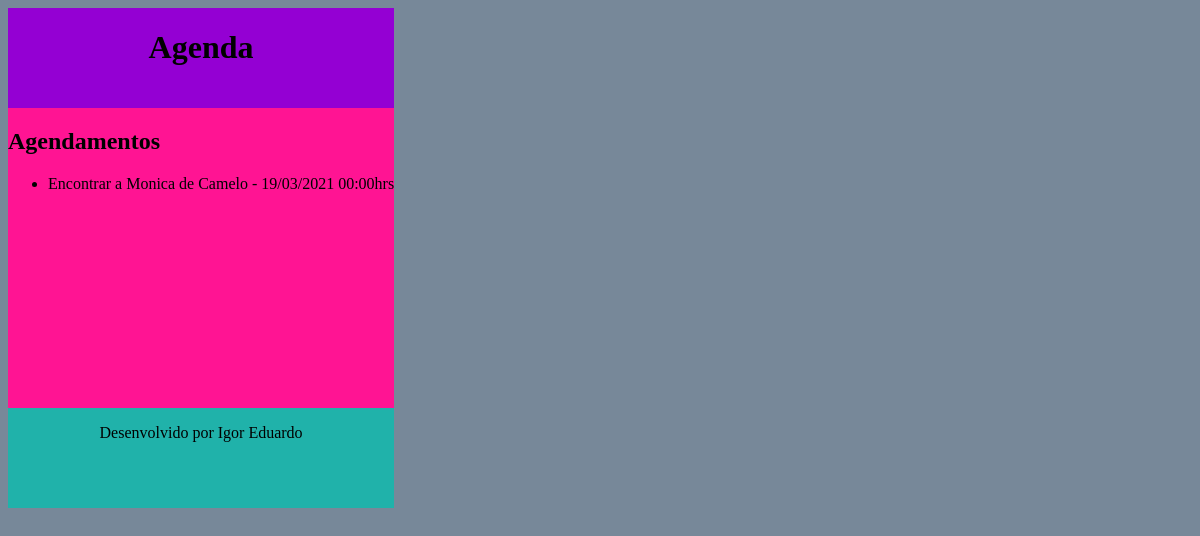
The app's page /agenda/ (signed in) with its own data.
### core/models.py (models this page shows, shortened)
class Evento(models.Model):
    titulo = models.CharField(max_length=100)
    descricao = models.TextField(blank=True, null=True) #podeser nulo
    data_evento = models.DateTimeField(verbose_name='Data do Evento') #nao pode ser nulo
    data_criacao = models.DateTimeField(auto_now=True, verbose_name='Data da Criação') #automaticamente insere a hora
    usuario = models.ForeignKey(User, on_delete = models.CASCADE) #vamos usar os usuarios do django admin que criamos
    class Meta:
        db_table = 'evento' #exigindo que a tabela se chame evento
    def get_data_evento(self):
        return self.data_evento.strftime('%d/%m/%Y %H:%Mhrs')

### core/views.py (the view)
# urls.py: path('agenda/', views.lista_eventos),
def lista_eventos(request):
    usuario = request.user #pega so os do usuarios que estao logados
    evento = Evento.objects.filter( usuario = usuario) #pega so os do usuarios que estao logados #evento = Evento.objects.all() pega todos eventos de todos usuarios #Evento.objects.get(id=1) #só o do primeito evento #for evento in eventos
    dados = {'eventos': evento} #dicionario
    return render(request,'agenda.html',dados)

### templates/agenda.html
{% extends "model-page.html" %}
        {% block content %}
        <h2>Agendamentos</h2>
        <ul>
        {% for evento in eventos %}
            <li> {{ evento.titulo }} - {{ evento.get_data_evento }} </li>
        {% endfor %}
        </ul>
        {% endblock %}

### templates/model-page.html (style rules this page uses)
.html { display: flex; background-color: lightslategrey; }

### records on screen
Evento: titulo "Encontrar a Monica de Camelo", get_data_evento "19/03/2021 00:00hrs"
